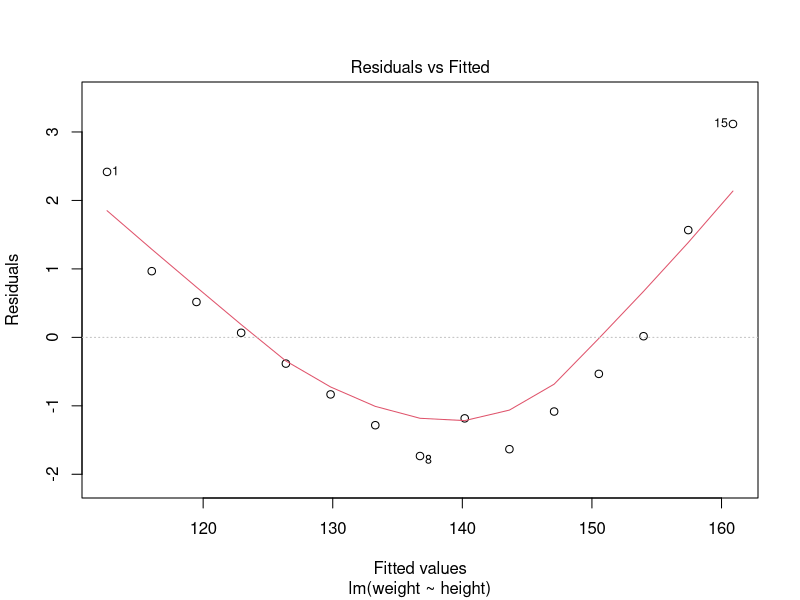
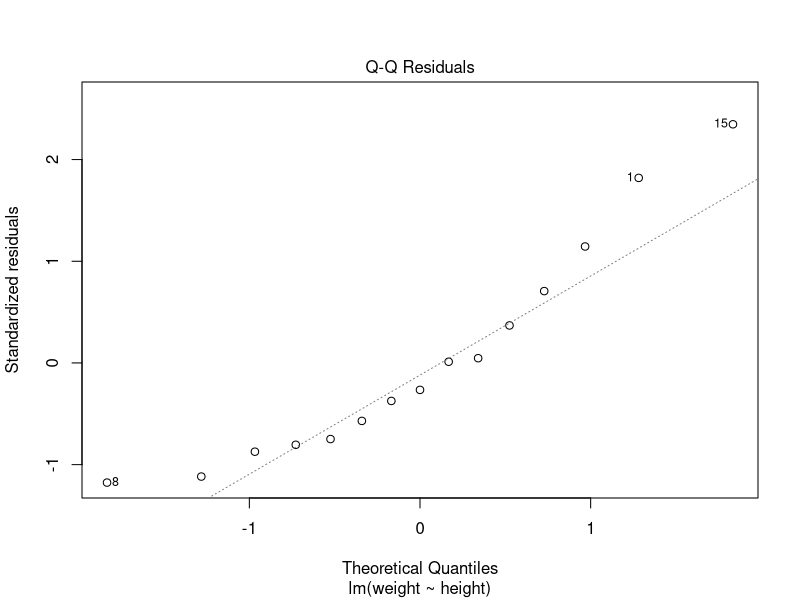
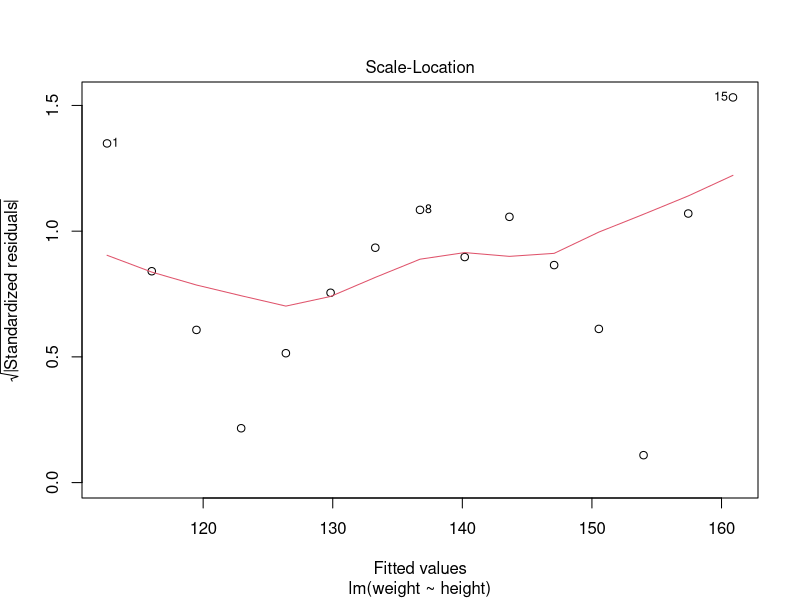
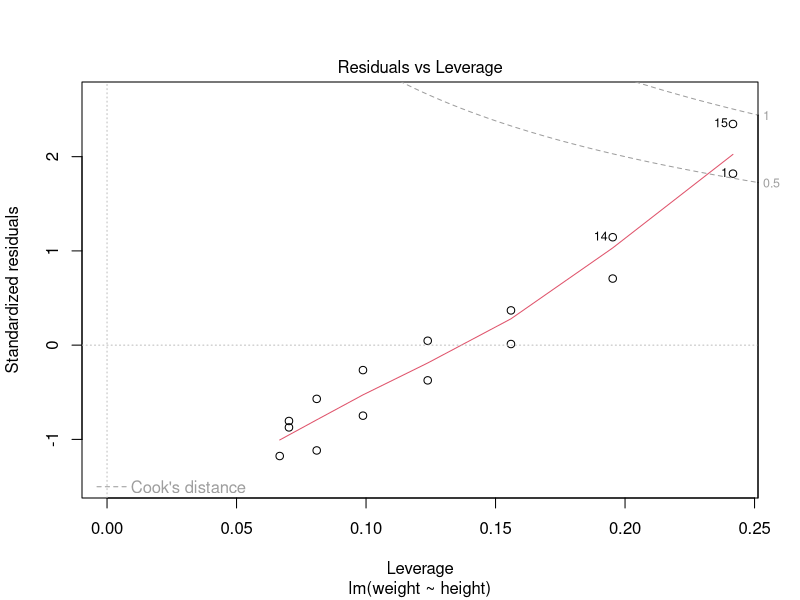
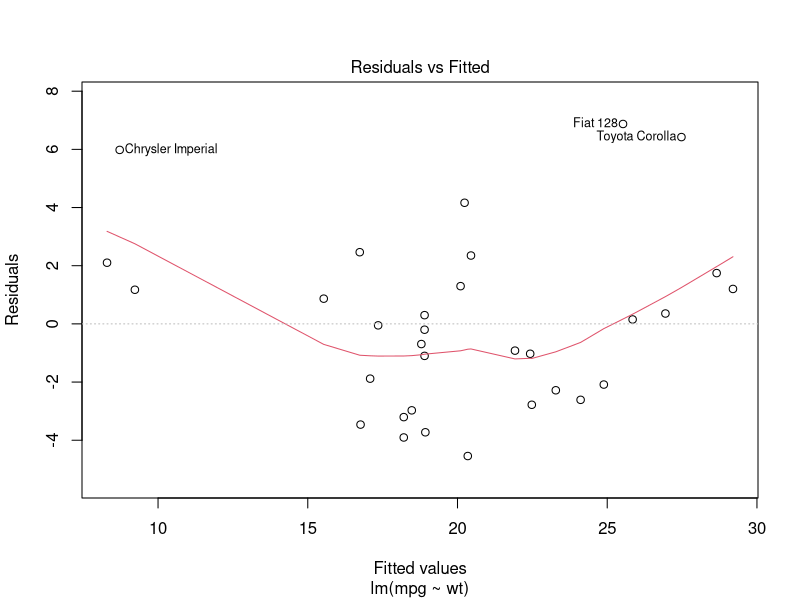
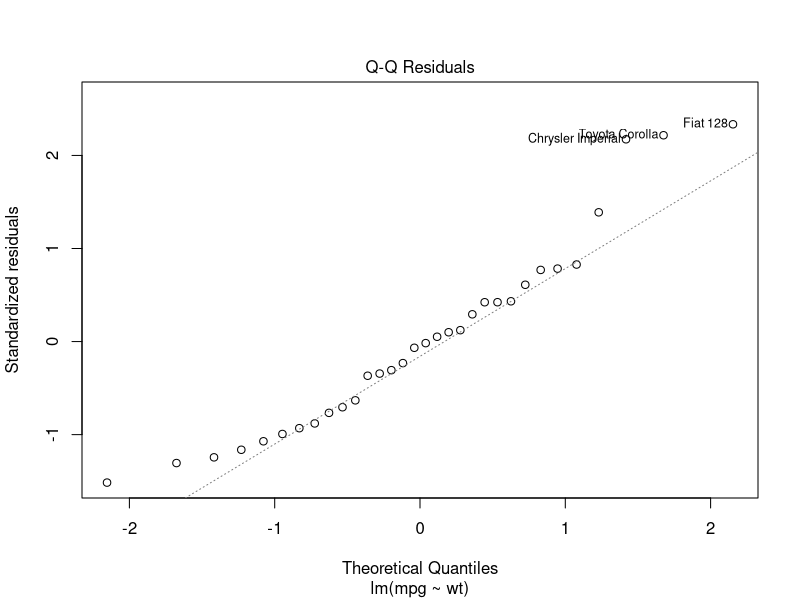
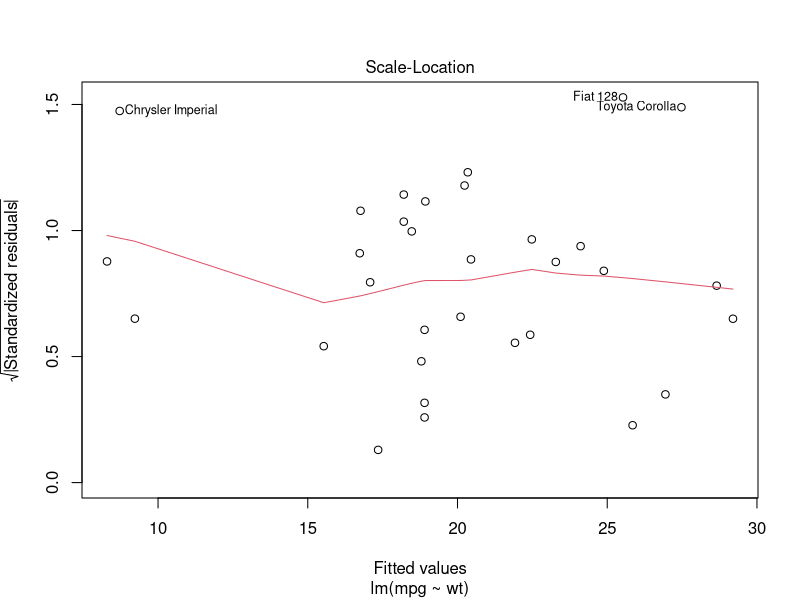
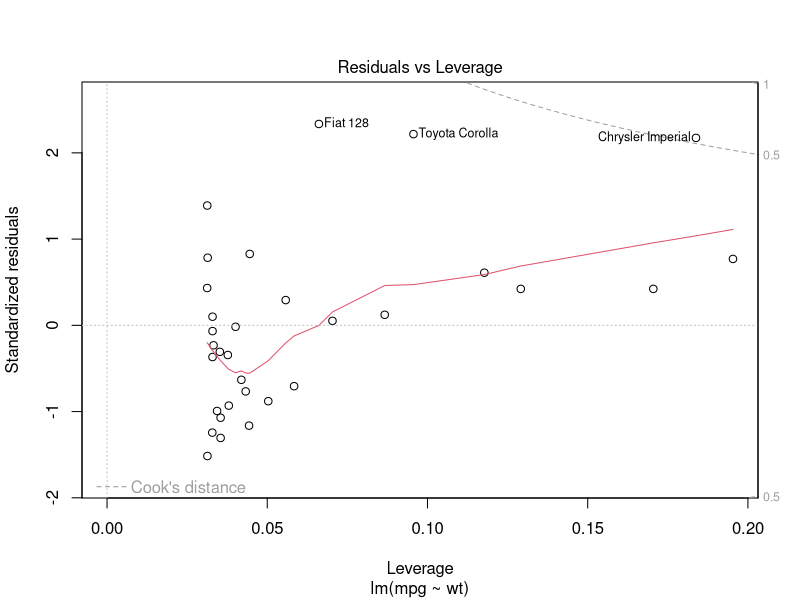

Here is the R script that generated these plots, in order:
#simple regression

women
fit1 =lm(weight ~ height, data = women)
summary(fit1)
#predict for ht = 69.5 and 70.5
(new = data.frame(height=c(69.5,70.5)))
(p1 = predict(fit1, newdata = new))
cbind(new, p1)
plot(fit1)




names(mtcars)
fit2 = lm(mpg ~wt,data = mtcars)
range(mtcars$wt)
#predict mpg for wt = 2 and 3
(new1=data.frame(wt=c(2, 3)))
(p2 = predict(fit2, newdata = new1))
cbind(new1,p2)
plot(fit2)
